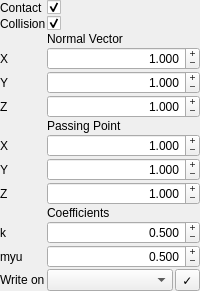
             <widget class="QWidget" name="widget_particle_plane" native="true">
              <layout class="QFormLayout" name="formLayout_5">
               <property name="horizontalSpacing">
                <number>1</number>
               </property>
               <property name="verticalSpacing">
                <number>1</number>
               </property>
               <property name="leftMargin">
                <number>0</number>
               </property>
               <property name="topMargin">
                <number>0</number>
               </property>
               <property name="rightMargin">
                <number>0</number>
               </property>
               <property name="bottomMargin">
                <number>0</number>
               </property>
               <item row="0" column="0">
                <widget class="QLabel" name="label_particle_plane_contact">
                 <property name="text">
                  <string>Contact</string>
                 </property>
                </widget>
               </item>
               <item row="0" column="1">
                <widget class="QCheckBox" name="checkBox_particle_plane_contact">
                 <property name="focusPolicy">
                  <enum>Qt::NoFocus</enum>
                 </property>
                 <property name="text">
                  <string/>
                 </property>
                 <property name="checked">
                  <bool>true</bool>
                 </property>
                </widget>
               </item>
               <item row="1" column="0">
                <widget class="QLabel" name="label_particle_plane_collision">
                 <property name="text">
                  <string>Collision</string>
                 </property>
                </widget>
               </item>
               <item row="1" column="1">
                <widget class="QCheckBox" name="checkBox_particle_plane_collision">
                 <property name="focusPolicy">
                  <enum>Qt::NoFocus</enum>
                 </property>
                 <property name="text">
                  <string/>
                 </property>
                 <property name="checked">
                  <bool>true</bool>
                 </property>
                </widget>
               </item>
               <item row="2" column="1">
                <widget class="QLabel" name="label_particle_plane_norm">
                 <property name="text">
                  <string>Normal Vector</string>
                 </property>
                </widget>
               </item>
               <item row="3" column="0">
                <widget class="QLabel" name="label_particle_plane_norm_x">
                 <property name="text">
                  <string>X</string>
                 </property>
                </widget>
               </item>
               <item row="3" column="1">
                <widget class="QDoubleSpinBox" name="doubleSpinBox_particle_plane_norm_x">
                 <property name="focusPolicy">
                  <enum>Qt::ClickFocus</enum>
                 </property>
                 <property name="alignment">
                  <set>Qt::AlignRight|Qt::AlignTrailing|Qt::AlignVCenter</set>
                 </property>
                 <property name="buttonSymbols">
                  <enum>QAbstractSpinBox::PlusMinus</enum>
                 </property>
                 <property name="accelerated">
                  <bool>true</bool>
                 </property>
                 <property name="decimals">
                  <number>3</number>
                 </property>
                 <property name="minimum">
                  <double>-100.000000000000000</double>
                 </property>
                 <property name="maximum">
                  <double>100.000000000000000</double>
                 </property>
                 <property name="singleStep">
                  <double>0.050000000000000</double>
                 </property>
                 <property name="stepType">
                  <enum>QAbstractSpinBox::DefaultStepType</enum>
                 </property>
                 <property name="value">
                  <double>1.000000000000000</double>
                 </property>
                </widget>
               </item>
               <item row="4" column="0">
                <widget class="QLabel" name="label_particle_plane_norm_y">
                 <property name="text">
                  <string>Y</string>
                 </property>
                </widget>
               </item>
               <item row="4" column="1">
                <widget class="QDoubleSpinBox" name="doubleSpinBox_particle_plane_norm_y">
                 <property name="focusPolicy">
                  <enum>Qt::ClickFocus</enum>
                 </property>
                 <property name="alignment">
                  <set>Qt::AlignRight|Qt::AlignTrailing|Qt::AlignVCenter</set>
                 </property>
                 <property name="buttonSymbols">
                  <enum>QAbstractSpinBox::PlusMinus</enum>
                 </property>
                 <property name="accelerated">
                  <bool>true</bool>
                 </property>
                 <property name="decimals">
                  <number>3</number>
                 </property>
                 <property name="minimum">
                  <double>-100.000000000000000</double>
                 </property>
                 <property name="maximum">
                  <double>100.000000000000000</double>
                 </property>
                 <property name="singleStep">
                  <double>0.050000000000000</double>
                 </property>
                 <property name="stepType">
                  <enum>QAbstractSpinBox::DefaultStepType</enum>
                 </property>
                 <property name="value">
                  <double>1.000000000000000</double>
                 </property>
                </widget>
               </item>
               <item row="5" column="0">
                <widget class="QLabel" name="label_particle_plane_norm_z">
                 <property name="text">
                  <string>Z</string>
                 </property>
                </widget>
               </item>
               <item row="5" column="1">
                <widget class="QDoubleSpinBox" name="doubleSpinBox_particle_plane_norm_z">
                 <property name="focusPolicy">
                  <enum>Qt::ClickFocus</enum>
                 </property>
                 <property name="alignment">
                  <set>Qt::AlignRight|Qt::AlignTrailing|Qt::AlignVCenter</set>
                 </property>
                 <property name="buttonSymbols">
                  <enum>QAbstractSpinBox::PlusMinus</enum>
                 </property>
                 <property name="accelerated">
                  <bool>true</bool>
                 </property>
                 <property name="decimals">
                  <number>3</number>
                 </property>
                 <property name="minimum">
                  <double>-100.000000000000000</double>
                 </property>
                 <property name="maximum">
                  <double>100.000000000000000</double>
                 </property>
                 <property name="singleStep">
                  <double>0.050000000000000</double>
                 </property>
                 <property name="stepType">
                  <enum>QAbstractSpinBox::DefaultStepType</enum>
                 </property>
                 <property name="value">
                  <double>1.000000000000000</double>
                 </property>
                </widget>
               </item>
               <item row="6" column="1">
                <widget class="QLabel" name="label_particle_plane_passpoint">
                 <property name="text">
                  <string>Passing Point</string>
                 </property>
                </widget>
               </item>
               <item row="7" column="0">
                <widget class="QLabel" name="label_particle_plane_passpoint_x">
                 <property name="text">
                  <string>X</string>
                 </property>
                </widget>
               </item>
               <item row="7" column="1">
                <widget class="QDoubleSpinBox" name="doubleSpinBox_particle_plane_passpoint_x">
                 <property name="focusPolicy">
                  <enum>Qt::ClickFocus</enum>
                 </property>
                 <property name="alignment">
                  <set>Qt::AlignRight|Qt::AlignTrailing|Qt::AlignVCenter</set>
                 </property>
                 <property name="buttonSymbols">
                  <enum>QAbstractSpinBox::PlusMinus</enum>
                 </property>
                 <property name="accelerated">
                  <bool>true</bool>
                 </property>
                 <property name="decimals">
                  <number>3</number>
                 </property>
                 <property name="minimum">
                  <double>-100.000000000000000</double>
                 </property>
                 <property name="maximum">
                  <double>100.000000000000000</double>
                 </property>
                 <property name="singleStep">
                  <double>0.050000000000000</double>
                 </property>
                 <property name="stepType">
                  <enum>QAbstractSpinBox::DefaultStepType</enum>
                 </property>
                 <property name="value">
                  <double>1.000000000000000</double>
                 </property>
                </widget>
               </item>
               <item row="8" column="0">
                <widget class="QLabel" name="label_particle_plane_passpoint_y">
                 <property name="text">
                  <string>Y</string>
                 </property>
                </widget>
               </item>
               <item row="8" column="1">
                <widget class="QDoubleSpinBox" name="doubleSpinBox_particle_plane_passpoint_y">
                 <property name="focusPolicy">
                  <enum>Qt::ClickFocus</enum>
                 </property>
                 <property name="alignment">
                  <set>Qt::AlignRight|Qt::AlignTrailing|Qt::AlignVCenter</set>
                 </property>
                 <property name="buttonSymbols">
                  <enum>QAbstractSpinBox::PlusMinus</enum>
                 </property>
                 <property name="accelerated">
                  <bool>true</bool>
                 </property>
                 <property name="decimals">
                  <number>3</number>
                 </property>
                 <property name="minimum">
                  <double>-100.000000000000000</double>
                 </property>
                 <property name="maximum">
                  <double>100.000000000000000</double>
                 </property>
                 <property name="singleStep">
                  <double>0.050000000000000</double>
                 </property>
                 <property name="stepType">
                  <enum>QAbstractSpinBox::DefaultStepType</enum>
                 </property>
                 <property name="value">
                  <double>1.000000000000000</double>
                 </property>
                </widget>
               </item>
               <item row="9" column="0">
                <widget class="QLabel" name="label_particle_plane_passpoint_z">
                 <property name="text">
                  <string>Z</string>
                 </property>
                </widget>
               </item>
               <item row="9" column="1">
                <widget class="QDoubleSpinBox" name="doubleSpinBox_particle_plane_passpoint_z">
                 <property name="focusPolicy">
                  <enum>Qt::ClickFocus</enum>
                 </property>
                 <property name="alignment">
                  <set>Qt::AlignRight|Qt::AlignTrailing|Qt::AlignVCenter</set>
                 </property>
                 <property name="buttonSymbols">
                  <enum>QAbstractSpinBox::PlusMinus</enum>
                 </property>
                 <property name="accelerated">
                  <bool>true</bool>
                 </property>
                 <property name="decimals">
                  <number>3</number>
                 </property>
                 <property name="minimum">
                  <double>-100.000000000000000</double>
                 </property>
                 <property name="maximum">
                  <double>100.000000000000000</double>
                 </property>
                 <property name="singleStep">
                  <double>0.050000000000000</double>
                 </property>
                 <property name="stepType">
                  <enum>QAbstractSpinBox::DefaultStepType</enum>
                 </property>
                 <property name="value">
                  <double>1.000000000000000</double>
                 </property>
                </widget>
               </item>
               <item row="10" column="1">
                <widget class="QLabel" name="label_particle_plane_coefficient">
                 <property name="text">
                  <string>Coefficients</string>
                 </property>
                </widget>
               </item>
               <item row="11" column="0">
                <widget class="QLabel" name="label_particle_plane_k">
                 <property name="text">
                  <string>k</string>
                 </property>
                </widget>
               </item>
               <item row="11" column="1">
                <widget class="QDoubleSpinBox" name="doubleSpinBox_particle_plane_k">
                 <property name="focusPolicy">
                  <enum>Qt::ClickFocus</enum>
                 </property>
                 <property name="alignment">
                  <set>Qt::AlignRight|Qt::AlignTrailing|Qt::AlignVCenter</set>
                 </property>
                 <property name="buttonSymbols">
                  <enum>QAbstractSpinBox::PlusMinus</enum>
                 </property>
                 <property name="accelerated">
                  <bool>true</bool>
                 </property>
                 <property name="decimals">
                  <number>3</number>
                 </property>
                 <property name="minimum">
                  <double>0.000000000000000</double>
                 </property>
                 <property name="maximum">
                  <double>1.000000000000000</double>
                 </property>
                 <property name="singleStep">
                  <double>0.005000000000000</double>
                 </property>
                 <property name="stepType">
                  <enum>QAbstractSpinBox::DefaultStepType</enum>
                 </property>
                 <property name="value">
                  <double>0.500000000000000</double>
                 </property>
                </widget>
               </item>
               <item row="12" column="0">
                <widget class="QLabel" name="label_particle_plane_myu">
                 <property name="text">
                  <string>myu</string>
                 </property>
                </widget>
               </item>
               <item row="12" column="1">
                <widget class="QDoubleSpinBox" name="doubleSpinBox_particle_plane_myu">
                 <property name="focusPolicy">
                  <enum>Qt::ClickFocus</enum>
                 </property>
                 <property name="alignment">
                  <set>Qt::AlignRight|Qt::AlignTrailing|Qt::AlignVCenter</set>
                 </property>
                 <property name="buttonSymbols">
                  <enum>QAbstractSpinBox::PlusMinus</enum>
                 </property>
                 <property name="accelerated">
                  <bool>true</bool>
                 </property>
                 <property name="decimals">
                  <number>3</number>
                 </property>
                 <property name="minimum">
                  <double>0.000000000000000</double>
                 </property>
                 <property name="maximum">
                  <double>10.000000000000000</double>
                 </property>
                 <property name="singleStep">
                  <double>0.005000000000000</double>
                 </property>
                 <property name="stepType">
                  <enum>QAbstractSpinBox::DefaultStepType</enum>
                 </property>
                 <property name="value">
                  <double>0.500000000000000</double>
                 </property>
                </widget>
               </item>
               <item row="13" column="0">
                <widget class="QLabel" name="label_particle_plane_write">
                 <property name="text">
                  <string>Write on</string>
                 </property>
                </widget>
               </item>
               <item row="13" column="1">
                <layout class="QHBoxLayout" name="horizontalLayout_particle_plane_write">
                 <property name="spacing">
                  <number>2</number>
                 </property>
                 <item>
                  <widget class="QComboBox" name="comboBox_particle_plane_write">
                   <property name="focusPolicy">
                    <enum>Qt::NoFocus</enum>
                   </property>
                  </widget>
                 </item>
                 <item>
                  <widget class="QToolButton" name="toolButton_particle_plane_write">
                   <property name="focusPolicy">
                    <enum>Qt::NoFocus</enum>
                   </property>
                   <property name="text">
                    <string>✓</string>
                   </property>
                  </widget>
                 </item>
                </layout>
               </item>
              </layout>
             </widget>
